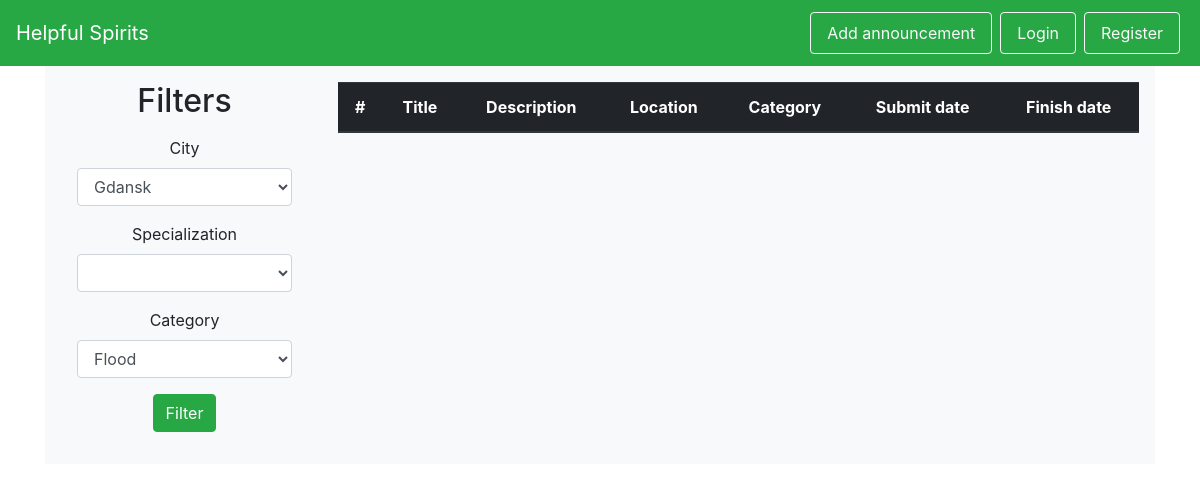
Page /posters on the earlier database version.
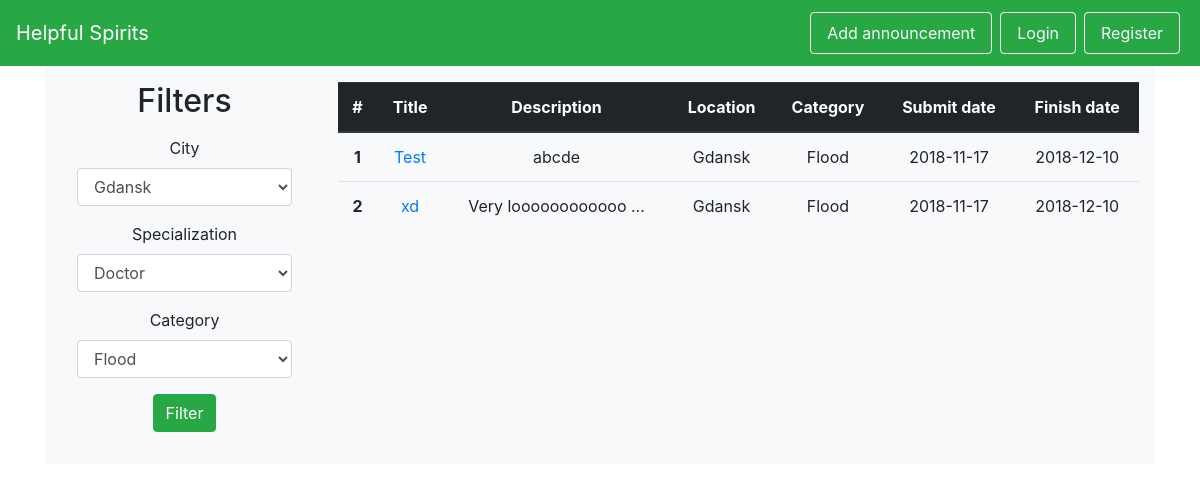
Same page on the later database version.
### helpful_spirits/models.py (models this page shows, shortened)
class Poster(db.Model):
    id = db.Column(db.Integer, primary_key=True)
    add_date = db.Column(db.Date, nullable=False)
    start_date = db.Column(db.Date, nullable=False)
    end_date = db.Column(db.Date)
    is_active = db.Column(db.Boolean, nullable=False)
    title = db.Column(db.String(100), nullable=False)
    description = db.Column(db.String(1000), nullable=False)
    location_id = db.Column(db.Integer, db.ForeignKey('location.id'), nullable=False)
    victim_id = db.Column(db.Integer, db.ForeignKey('victim.id'), nullable=False)
    category_id = db.Column(db.Integer, db.ForeignKey('category.id'), nullable=False)
    @staticmethod
    def get_all_active():
        return Poster.query.filter_by(is_active=True).filter(Poster.end_date >= date.today()).all()

class City(db.Model):
    id = db.Column(db.Integer, primary_key=True)
    name = db.Column(db.String(50), nullable=False, unique=True)
    volunteers = db.relationship('Volunteer', backref='city')
    locations = db.relationship('Location', backref='city')

class Category(db.Model):
    id = db.Column(db.Integer, primary_key=True)
    name = db.Column(db.String(50), nullable=False)
    danger_level = db.Column(db.Integer, nullable=False)
    posters = db.relationship('Poster', backref='category')

### helpful_spirits/views.py (the view)
@app.route('/posters')
def posters():
    form = FilterSearch()
    all_active_posters = Poster.get_all_active()
    iterator_ = zip(all_active_posters, range(len(all_active_posters)))
    return render_template('posters.html', posters=iterator_, form=form)

### helpful_spirits/forms.py
class FilterSearch(Form):
    city_choices = [(city.name, city.name) for city in City.get_all()]
    category_choices = [(category.name, category.name) for category in Category.get_all()]
    specialization_choices = [(specialization.name, specialization.name) for specialization in Specialisation.get_all()]
    city = SelectField('City', choices=city_choices, validators=[DataRequired()])
    specialisation = SelectField('Specialization', choices=specialization_choices)
    category_name = SelectField('Category', choices=category_choices, validators=[DataRequired()])

### helpful_spirits/templates/posters.html (shortened to what this page needs)
{% extends 'base.html' %}
{% from "includes/_forms.html" import render_field %}
{% block body %}
    <div id="wrapper-div" style="background-color: #f8f9fa;">
        <div class="row py-3 px-3">
            <div class="col-3 text-center">
                <h2>Filters</h2>
                <p>
                     <form id="register-form" method="POST" action="/add_poster">
                         <div class="form-group mx-3">
                            {{ render_field(form.city, class_="form-control") }}
                        </div>
                         <div class="form-group mx-3">
                            {{ render_field(form.specialisation, class_="form-control") }}
                        </div>
                         <div class="form-group mx-3">
                            {{ render_field(form.category_name, class_="form-control") }}
                        </div>
                        <p><input type="submit" class="btn btn-success mx-3" value="Filter"></p>
                     </form>
                </p>
            </div>
            <div class="col-9">
                <div id="posters">
                    <table class="table text-center">
                        <thead class="thead-dark">
                        <tr>
                            <th scope="col">#</th>
                            <th scope="col">Title</th>
                            <th scope="col">Description</th>
                            <th scope="col">Location</th>
                            <th scope="col">Category</th>
                            <th scope="col">Submit date</th>
                            <th scope="col">Finish date</th>
                        </tr>
                        </thead>
                        <tbody>
                        {% for poster, index in posters %}
                            <tr>
                                <th scope="row">{{ index +  1 }}</th>
                                <td><a href="/posters/{{ poster.id }}" > {{ poster.title }}</a></td>
                                <td>{{ poster.description[0:18] }}{% if poster.description[18]!=nil %}
                                    ...{% endif %}</td>
                                <td>{{ poster.location.city.name }}</td>
                                <td>{{ poster.category.name }}</td>
                                <td>{{ poster.add_date }}</td>
                                <td>{{ poster.end_date }}</td>
                            </tr>
                        {% endfor %}
                        </tbody>
                    </table>
                </div>
            </div>
        </div>
    </div>
{% endblock %}

### helpful_spirits/templates/base.html (shortened to what this page needs)
<!DOCTYPE html>
<html lang="en">
<head>
    <link rel="stylesheet" href="https://stackpath.bootstrapcdn.com/bootstrap/4.1.3/css/bootstrap.min.css">
</head>
<body>
    {% include 'includes/_navbar.html' %}
    <div class="container">
    {% block body %}
    {% endblock %}
    </div>
</body>
</html>

### helpful_spirits/templates/includes/_forms.html (shortened to what this page needs)
{% macro render_field(field) %}
  {{ field.label }}
  {{ field(**kwargs)|safe }}
{% endmacro %}

### helpful_spirits/templates/includes/_navbar.html (shortened to what this page needs)
<nav class="navbar navbar-dark bg-success sticky-top">
  <a class="navbar-brand" href="/">Helpful Spirits</a>
  <ul class="nav list-inline">
      {% if not current_user.is_authenticated %}
          <li class="nav-item">
              <a class="nav-link btn btn-outline-light mx-1 my-1" href="/login">Add announcement</a>
          </li>
          <li class="nav-item">
              <a class="nav-link btn btn-outline-light mx-1 my-1" href="/login">Login</a>
          </li>
          <li class="nav-item">
              <a class="nav-link btn btn-outline-light mx-1 my-1" href="/register">Register</a>
          </li>
      {% endif %}
  </ul>
</nav>

Differences in the rows shown:
added Poster: index "1", title "Test", description "abcde", location.city.name "Gdansk", category.name "Flood", add_date "2018-11-17", end_date "2018-12-10"
added Poster: index "2", title "xd", description "Very loooooooooooo", location.city.name "Gdansk", category.name "Flood", add_date "2018-11-17", end_date "2018-12-10"
Other differences:
form field specialisation: (not shown) → "Doctor"
